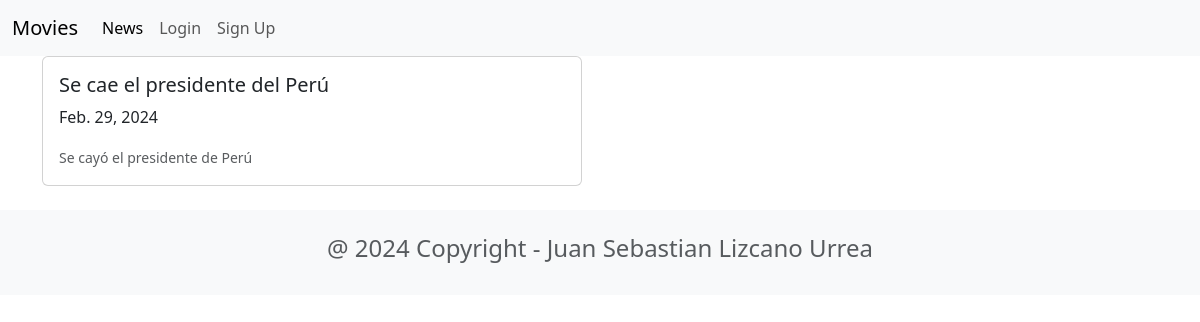
Page /news/ on the committed database.
### news/models.py (models this page shows, shortened)
class News(models.Model):
    headline = models.CharField(max_length=200)
    body = models.TextField()
    date = models.DateField()

### news/views.py (the view)
# urls.py: path('news/', include('news.urls')),
def news(request):
    newss= News.objects.all().order_by('-date')
    return render(request, 'news.html', {'newss': newss})

### news/templates/news.html (shortened to what this page needs)
    {% extends 'base.html' %}
    {% block content %}
    <!DOCTYPE html>
    <html lang="en">
    <head>
        <link href="https://cdn.jsdelivr.net/npm/bootstrap@5.3.3/dist/css/bootstrap.min.css" rel="stylesheet">
    </head>
    <body>
        {% for news in newss %}
        <div class="card mb-3" style="max-width: 540px;">
            <div class="row g-0">
                <div>
                    <div class="card-body">
                        <h5 class="card-title">{{news.headline}}</h5>
                        <p class="card-text">{{news.date}}</p>
                        <p class="card-text"><small class="text-body-secondary">{{news.body}}</small></p>
                    </div>
                </div>
            </div>
          </div>
          {% endfor %}
    </body>
    </html>
    {% endblock content %}

### rows in the picture
News: headline "Se cae el presidente del Perú", date "Feb. 29, 2024", body "Se cayó el presidente de Perú"
